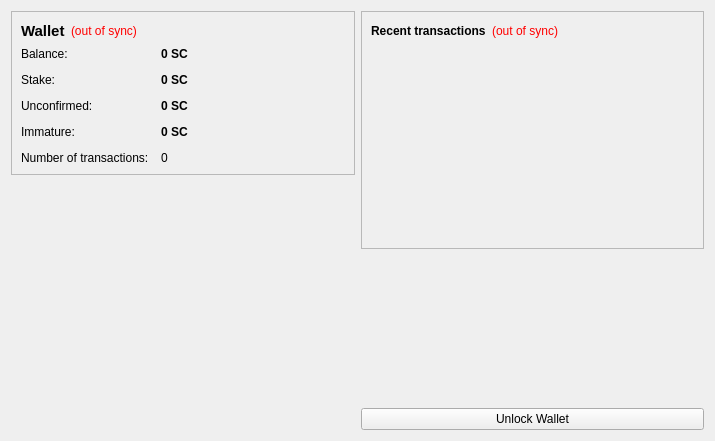
<?xml version="1.0" encoding="UTF-8"?>
<ui version="4.0">
 <class>OverviewPage</class>
 <widget class="QWidget" name="OverviewPage">
  <property name="geometry">
   <rect>
    <x>0</x>
    <y>0</y>
    <width>715</width>
    <height>441</height>
   </rect>
  </property>
  <property name="windowTitle">
   <string>Form</string>
  </property>
  <layout class="QHBoxLayout" name="horizontalLayout" stretch="1,1">
   <item>
    <layout class="QVBoxLayout" name="verticalLayout_2">
     <item>
      <widget class="QFrame" name="frame">
       <property name="frameShape">
        <enum>QFrame::StyledPanel</enum>
       </property>
       <property name="frameShadow">
        <enum>QFrame::Raised</enum>
       </property>
       <layout class="QVBoxLayout" name="verticalLayout_4">
        <item>
         <layout class="QHBoxLayout" name="horizontalLayout_4">
          <item>
           <widget class="QLabel" name="label_5">
            <property name="font">
             <font>
              <pointsize>11</pointsize>
              <weight>75</weight>
              <bold>true</bold>
             </font>
            </property>
            <property name="text">
             <string>Wallet</string>
            </property>
           </widget>
          </item>
          <item>
           <widget class="QLabel" name="labelWalletStatus">
            <property name="toolTip">
             <string>The displayed information may be out of date. Your wallet automatically synchronizes with the TereSinaGoldCoin network after a connection is established, but this process has not completed yet.</string>
            </property>
            <property name="styleSheet">
             <string notr="true">QLabel { color: red; }</string>
            </property>
            <property name="text">
             <string notr="true">(out of sync)</string>
            </property>
            <property name="alignment">
             <set>Qt::AlignLeading|Qt::AlignLeft|Qt::AlignVCenter</set>
            </property>
           </widget>
          </item>
          <item>
           <spacer name="horizontalSpacer_2">
            <property name="orientation">
             <enum>Qt::Horizontal</enum>
            </property>
            <property name="sizeHint" stdset="0">
             <size>
              <width>40</width>
              <height>20</height>
             </size>
            </property>
           </spacer>
          </item>
         </layout>
        </item>
        <item>
         <layout class="QFormLayout" name="formLayout_2">
          <property name="fieldGrowthPolicy">
           <enum>QFormLayout::AllNonFixedFieldsGrow</enum>
          </property>
          <property name="horizontalSpacing">
           <number>12</number>
          </property>
          <property name="verticalSpacing">
           <number>12</number>
          </property>
          <item row="0" column="0">
           <widget class="QLabel" name="label">
            <property name="text">
             <string>Balance:</string>
            </property>
           </widget>
          </item>
          <item row="0" column="1">
           <widget class="QLabel" name="labelBalance">
            <property name="font">
             <font>
              <weight>75</weight>
              <bold>true</bold>
             </font>
            </property>
            <property name="cursor">
             <cursorShape>IBeamCursor</cursorShape>
            </property>
            <property name="toolTip">
             <string>Your current balance</string>
            </property>
            <property name="text">
             <string notr="true">0 SC</string>
            </property>
            <property name="textInteractionFlags">
             <set>Qt::LinksAccessibleByMouse|Qt::TextSelectableByKeyboard|Qt::TextSelectableByMouse</set>
            </property>
           </widget>
          </item>
          <item row="1" column="0">
           <widget class="QLabel" name="label_6">
            <property name="text">
             <string>Stake:</string>
            </property>
           </widget>
          </item>
          <item row="1" column="1">
           <widget class="QLabel" name="labelStake">
            <property name="font">
             <font>
              <weight>75</weight>
              <bold>true</bold>
             </font>
            </property>
            <property name="cursor">
             <cursorShape>IBeamCursor</cursorShape>
            </property>
            <property name="toolTip">
             <string>Total of coins that was staked, and do not yet count toward the current balance</string>
            </property>
            <property name="text">
             <string notr="true">0 SC</string>
            </property>
            <property name="textInteractionFlags">
             <set>Qt::LinksAccessibleByMouse|Qt::TextSelectableByKeyboard|Qt::TextSelectableByMouse</set>
            </property>
           </widget>
          </item>
          <item row="2" column="0">
           <widget class="QLabel" name="label_3">
            <property name="text">
             <string>Unconfirmed:</string>
            </property>
           </widget>
          </item>
          <item row="2" column="1">
           <widget class="QLabel" name="labelUnconfirmed">
            <property name="font">
             <font>
              <weight>75</weight>
              <bold>true</bold>
             </font>
            </property>
            <property name="cursor">
             <cursorShape>IBeamCursor</cursorShape>
            </property>
            <property name="toolTip">
             <string>Total of transactions that have yet to be confirmed, and do not yet count toward the current balance</string>
            </property>
            <property name="text">
             <string notr="true">0 SC</string>
            </property>
            <property name="textInteractionFlags">
             <set>Qt::LinksAccessibleByMouse|Qt::TextSelectableByKeyboard|Qt::TextSelectableByMouse</set>
            </property>
           </widget>
          </item>
          <item row="3" column="0">
           <widget class="QLabel" name="labelImmatureText">
            <property name="text">
             <string>Immature:</string>
            </property>
           </widget>
          </item>
          <item row="3" column="1">
           <widget class="QLabel" name="labelImmature">
            <property name="font">
             <font>
              <weight>75</weight>
              <bold>true</bold>
             </font>
            </property>
            <property name="toolTip">
             <string>Mined balance that has not yet matured</string>
            </property>
            <property name="text">
             <string notr="true">0 SC</string>
            </property>
            <property name="textInteractionFlags">
             <set>Qt::LinksAccessibleByMouse|Qt::TextSelectableByKeyboard|Qt::TextSelectableByMouse</set>
            </property>
           </widget>
          </item>
          <item row="4" column="0">
           <widget class="QLabel" name="label_2">
            <property name="text">
             <string>Number of transactions:</string>
            </property>
           </widget>
          </item>
          <item row="4" column="1">
           <widget class="QLabel" name="labelNumTransactions">
            <property name="toolTip">
             <string>Total number of transactions in wallet</string>
            </property>
            <property name="text">
             <string notr="true">0</string>
            </property>
           </widget>
          </item>
         </layout>
        </item>
       </layout>
      </widget>
     </item>
     <item>
      <spacer name="verticalSpacer">
       <property name="orientation">
        <enum>Qt::Vertical</enum>
       </property>
       <property name="sizeHint" stdset="0">
        <size>
         <width>20</width>
         <height>40</height>
        </size>
       </property>
      </spacer>
     </item>
	 <item>
      <widget class="QLabel" name="label_6">
       <property name="text">
        <string/>
       </property>
       <property name="pixmap">
        <pixmap resource="../bitcoin.qrc">:/images/backg</pixmap>
       </property>
       <property name="scaledContents">
        <bool>false</bool>
       </property>
       <property name="alignment">
        <set>Qt::AlignCenter</set>
       </property>
       <property name="margin">
        <number>-2</number>
       </property>
      </widget>
     </item>
    </layout>
   </item>
   <item>
    <layout class="QVBoxLayout" name="verticalLayout_3">
     <item>
      <widget class="QFrame" name="frame_2">
       <property name="frameShape">
        <enum>QFrame::StyledPanel</enum>
       </property>
       <property name="frameShadow">
        <enum>QFrame::Raised</enum>
       </property>
       <layout class="QVBoxLayout" name="verticalLayout">
        <item>
         <layout class="QHBoxLayout" name="horizontalLayout_2">
          <item>
           <widget class="QLabel" name="label_4">
            <property name="text">
             <string>&lt;b&gt;Recent transactions&lt;/b&gt;</string>
            </property>
           </widget>
          </item>
          <item>
           <widget class="QLabel" name="labelTransactionsStatus">
            <property name="toolTip">
             <string>The displayed information may be out of date. Your wallet automatically synchronizes with the TereSinaGoldCoin network after a connection is established, but this process has not completed yet.</string>
            </property>
            <property name="styleSheet">
             <string notr="true">QLabel { color: red; }</string>
            </property>
            <property name="text">
             <string notr="true">(out of sync)</string>
            </property>
            <property name="alignment">
             <set>Qt::AlignRight|Qt::AlignTrailing|Qt::AlignVCenter</set>
            </property>
           </widget>
          </item>
          <item>
           <spacer name="horizontalSpacer">
            <property name="orientation">
             <enum>Qt::Horizontal</enum>
            </property>
            <property name="sizeHint" stdset="0">
             <size>
              <width>40</width>
              <height>20</height>
             </size>
            </property>
           </spacer>
          </item>
         </layout>
        </item>
        <item>
         <widget class="QListView" name="listTransactions">
          <property name="styleSheet">
           <string notr="true">QListView { background: transparent; }</string>
          </property>
          <property name="frameShape">
           <enum>QFrame::NoFrame</enum>
          </property>
          <property name="verticalScrollBarPolicy">
           <enum>Qt::ScrollBarAlwaysOff</enum>
          </property>
          <property name="horizontalScrollBarPolicy">
           <enum>Qt::ScrollBarAlwaysOff</enum>
          </property>
          <property name="selectionMode">
           <enum>QAbstractItemView::NoSelection</enum>
          </property>
         </widget>
        </item>
       </layout>
      </widget>
     </item>
     <item>
      <spacer name="verticalSpacer_2">
       <property name="orientation">
        <enum>Qt::Vertical</enum>
       </property>
       <property name="sizeHint" stdset="0">
        <size>
         <width>20</width>
         <height>40</height>
        </size>
       </property>
      </spacer>
     </item>
     <item>
      <widget class="QPushButton" name="unlockWalletButton">
       <property name="text">
        <string>Unlock Wallet</string>
       </property>
      </widget>
     </item>
    </layout>
   </item>
  </layout>
 </widget>
 <resources>
  <include location="../bitcoin.qrc"/>
 </resources>
 <connections/>
</ui>
